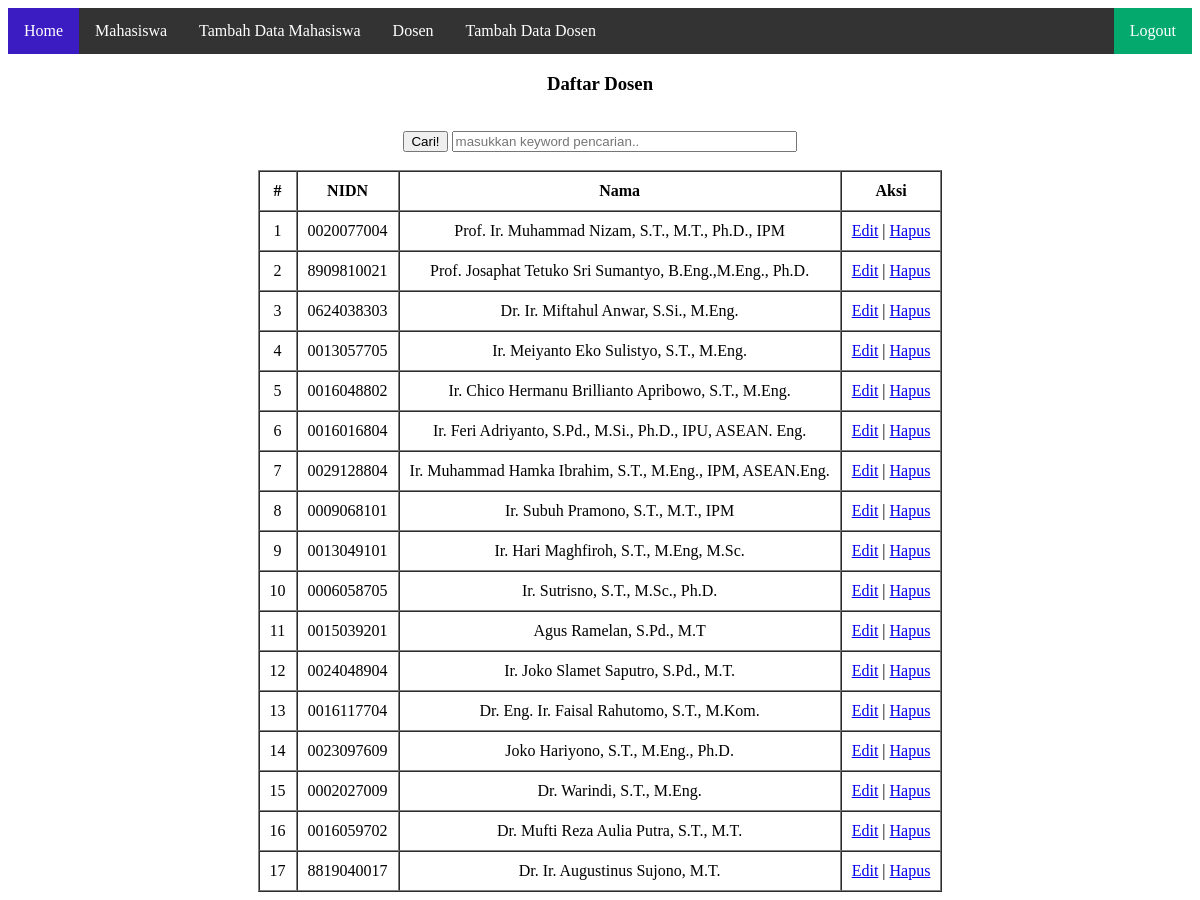
The page /dosen.php (signed in) on the database its author committed.
### tables this page shows
CREATE TABLE `tb_dosen` (
  `id` int(11) NOT NULL,
  `nama` varchar(100) DEFAULT NULL,
  `nidn` char(25) DEFAULT NULL
);

### functions.php (called while the page is built, shortened)
<?php
function koneksi()
{
  return mysqli_connect('localhost', 'root', '', 'sistem_informasi');
}
function query($query)
{
  $conn = koneksi();
  $result = mysqli_query($conn, $query);
  $rows = [];
  while ($row = mysqli_fetch_assoc($result)) {
    $rows[] = $row;
  }
  return $rows;
}

### dosen.php (the view, shortened to what this page needs)
<?php
require 'functions.php';
$dosen = query("SELECT * FROM tb_dosen");
?>
<!DOCTYPE html>
<html lang="en">
<head>
  <link rel="stylesheet" type="text/css" href="style.css">
</head>
<body align=center>
  <ul id="atas">
    <li style="float:left"><a class="home" href="index.php">Home</a></li>
    <li style="float:left"><a href="mahasiswa.php">Mahasiswa</a></li>
    <li style="float:left"><a href="tambahm.php">Tambah Data Mahasiswa</a>
    <li style="float:left"><a href="dosen.php">Dosen</a></li>
    <li style="float:left"><a href="tambahd.php">Tambah Data Dosen</a>
    <li style="float:right"><a class="active" href="logout.php">Logout</a></li>
  </ul>
  <h3>Daftar Dosen</h3>
  <br>
  <form action="" method="POST">
    <button type="submit" name="carid">Cari!</button>
    <input type="text" name="keyword" size="40" placeholder="masukkan keyword pencarian.." autocomplete="off" autofocus>
  </form>
  <br>
  <table align=center border="1" cellpadding="10" cellspacing="0">
    <tr>
      <th>#</th>
      <th>NIDN</th>
      <th>Nama</th>
      <th>Aksi</th>
    </tr>
    <?php $i = 1;
    foreach ($dosen as $d) : ?>
      <tr>
        <td><?= $i++; ?></td>
        <td><?= $d['nidn']; ?></td>
        <td><?= $d['nama']; ?></td>
        <td><a href="ubahd.php?id=<?= $d['id']; ?>">Edit</a> | <a href="hapusd.php?id=<?= $d['id']; ?>" onclick="return confirm('apakah anda yakin ingin menghapus data?');">Hapus</a></li>
        </td>
      </tr>
    <?php endforeach; ?>
  </table>
</body>
</html>

### style.css (style rules this page uses)
ul { list-style-type: none; margin: 0; padding: 0; overflow: hidden; }
#atas { background-color: #333; }
.home { background-color: #3b1cc2; }
li a { display: block; color: white; text-align: center; padding: 14px 16px; text-decoration: none; }
.active { background-color: #04AA6D; }

### rows shown on the page
tb_dosen: nidn "0020077004", nama "Prof. Ir. Muhammad Nizam, S.T., M.T., Ph.D., IPM"
tb_dosen: nidn "8909810021", nama "Prof. Josaphat Tetuko Sri Sumantyo, B.Eng.,M.Eng., Ph.D."
tb_dosen: nidn "0624038303", nama "Dr. Ir. Miftahul Anwar, S.Si., M.Eng."
tb_dosen: nidn "0013057705", nama "Ir. Meiyanto Eko Sulistyo, S.T., M.Eng."
tb_dosen: nidn "0016048802", nama "Ir. Chico Hermanu Brillianto Apribowo, S.T., M.Eng."
tb_dosen: nidn "0016016804", nama "Ir. Feri Adriyanto, S.Pd., M.Si., Ph.D., IPU, ASEAN. Eng."
tb_dosen: nidn "0029128804", nama "Ir. Muhammad Hamka Ibrahim, S.T., M.Eng., IPM, ASEAN.Eng."
tb_dosen: nidn "0009068101", nama "Ir. Subuh Pramono, S.T., M.T., IPM"
tb_dosen: nidn "0013049101", nama "Ir. Hari Maghfiroh, S.T., M.Eng, M.Sc."
tb_dosen: nidn "0006058705", nama "Ir. Sutrisno, S.T., M.Sc., Ph.D."
tb_dosen: nidn "0015039201", nama "Agus Ramelan, S.Pd., M.T"
tb_dosen: nidn "0024048904", nama "Ir. Joko Slamet Saputro, S.Pd., M.T."
tb_dosen: nidn "0016117704", nama "Dr. Eng. Ir. Faisal Rahutomo, S.T., M.Kom."
tb_dosen: nidn "0023097609", nama "Joko Hariyono, S.T., M.Eng., Ph.D."
tb_dosen: nidn "0002027009", nama "Dr. Warindi, S.T., M.Eng."
tb_dosen: nidn "0016059702", nama "Dr. Mufti Reza Aulia Putra, S.T., M.T."
tb_dosen: nidn "8819040017", nama "Dr. Ir. Augustinus Sujono, M.T."
